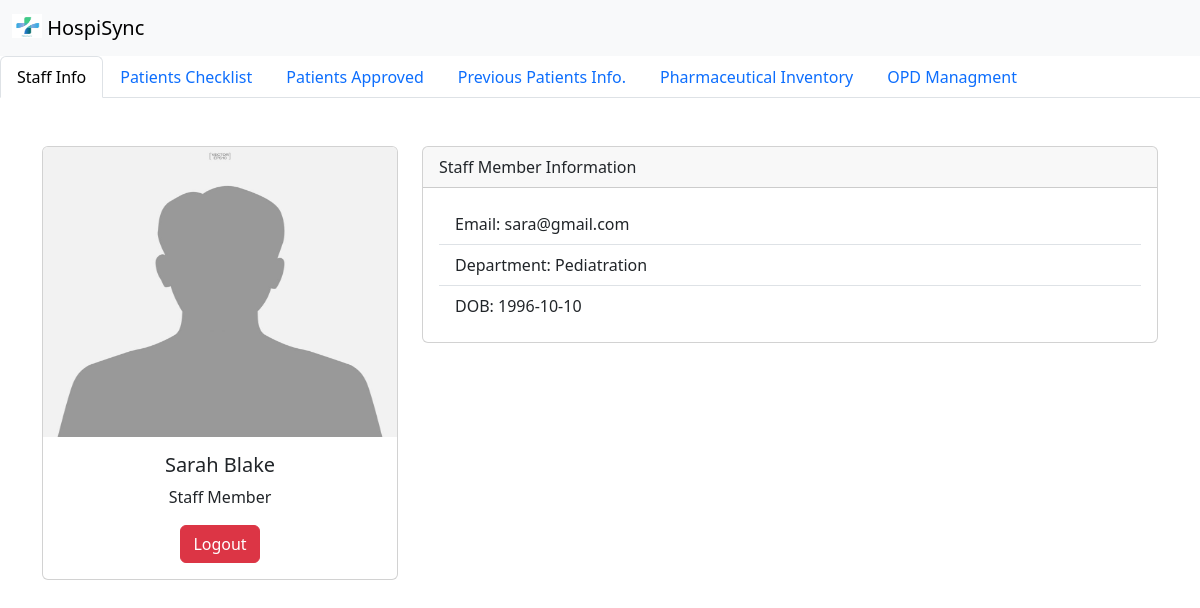
Screenshot of /Staffinfo/staffinfo.php (signed in) with the database file from the repository.
### tables this page shows
CREATE TABLE `staff` (
  `id` int(11) NOT NULL,
  `name` varchar(100) NOT NULL,
  `email` varchar(100) NOT NULL,
  `dob` date NOT NULL,
  `department` varchar(100) DEFAULT NULL,
  `password` varchar(255) NOT NULL
);

### Staffinfo/staffinfo.php (the view, shortened to what this page needs)
<?php
$servername = "localhost";
$username = "root";
$password = "root";
$dbname = "hospital";
$conn = new mysqli($servername, $username, $password, $dbname, 3306);
if (isset($_SESSION['user_id'])) {
    $staff_id = $_SESSION['user_id'];
    $query = "SELECT name, email, dob, department FROM staff WHERE id = ?";
    $stmt = $conn->prepare($query);
    $stmt->bind_param("i", $staff_id);
    $stmt->execute();
    $result = $stmt->get_result();
    if ($result->num_rows > 0) {
        $staff = $result->fetch_assoc();
    } else {
        die("Staff member not found.");
    }
} else {
    die("User ID not set in session.");
}
?>
<!doctype html>
<html lang="en">
  <head>
    <link href="https://cdn.jsdelivr.net/npm/bootstrap@5.3.3/dist/css/bootstrap.min.css" rel="stylesheet">
  </head>
  <body>
  <nav class="navbar bg-body-tertiary">
      <div class="container-fluid">
        <a class="navbar-brand" href="#">
        <img src="Logo.jpg" alt="Logo" width="30" height="24" class="d-inline-block align-text-top">
          HospiSync
        </a>
      </div>
    </nav>
    <ul class="nav nav-tabs">
      <li class="nav-item">
        <a class="nav-link active" aria-current="page" href="#">Staff Info</a>
      </li>
      <li class="nav-item">
        <a class="nav-link " href="../StaffDashboard/doctorpatient2.php">Patients Checklist</a>
      </li>
      <li class="nav-item">
        <a class="nav-link " href="../StaffDashboard/doctorapprove1.php">Patients Approved</a>
      </li>
      <li class="nav-item">
        <a class="nav-link" href="../StaffDashboard/prevpatients1.php">Previous Patients Info.</a>
      </li>
      <li class="nav-item">
        <a class="nav-link" href="../StaffDashboard/pharma.php">Pharmaceutical Inventory</a>
      </li>
      <li class="nav-item">
        <a class="nav-link" href="../StaffDashboard/opd/main.php">OPD Managment</a>
      </li>
    </ul>
    <div class="container mt-5">
      <div class="row">
        <div class="col-md-4">
          <div class="card">
          <img src="profile.jpg" class="card-img-top" alt="Profile Picture" width = "100px" height = "290px">
            <div class="card-body text-center">
              <h5 class="card-title"><?php echo $staff['name']; ?></h5>
              <p class="card-text">Staff Member</p>
              <button type="button" class="btn btn-danger" onclick="confirmLogout()">Logout</button>
            </div>
          </div>
        </div>
        <div class="col-md-8">
          <div class="card">
            <div class="card-header">
              Staff Member Information
            </div>
            <div class="card-body">
              <ul class="list-group list-group-flush">
                <li class="list-group-item">Email: <?php echo $staff['email']; ?></li>
                <li class="list-group-item">Department: <?php echo $staff['department']; ?></li>
                <li class="list-group-item">DOB: <?php echo $staff['dob']; ?></li>
              </ul>
            </div>
          </div>
        </div>
      </div>
    </div>
  </body>
</html>

### rows the page displays
staff: name "Sarah Blake", email "sara@gmail.com", department "Pediatration", dob "1996-10-10"
